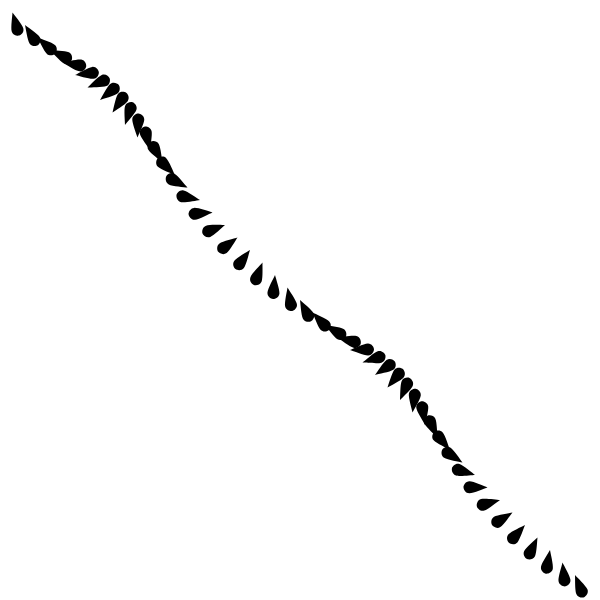
Frame 1 (no input)
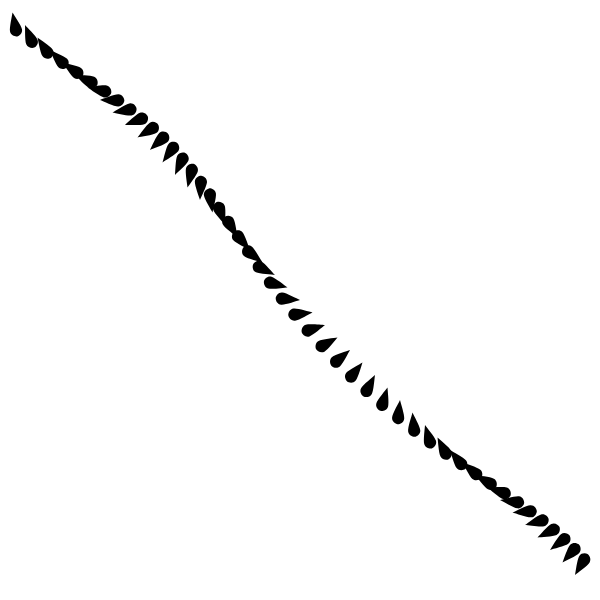
Frame 60 (no input)
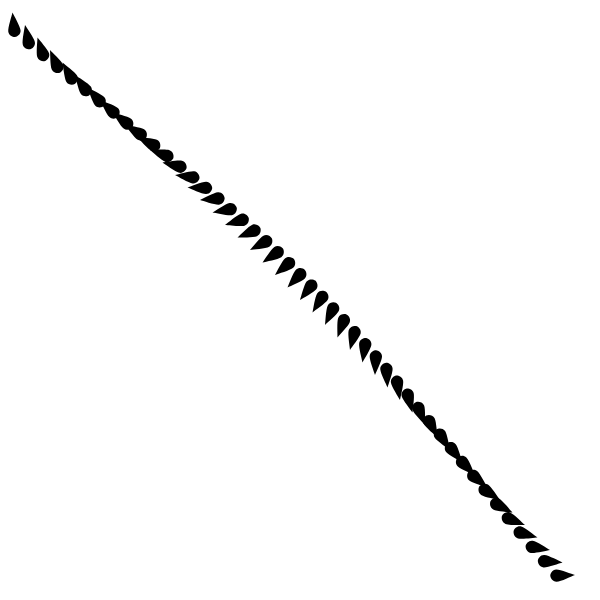
Frame 120 (the mouse pressed at the canvas centre since frame 60)

The p5.js sketch that drew these frames (run headless with seeded random() and noise() and a simulated clock; from frame 60 on, the mouse is pressed at the canvas centre):

// p5.js sketch
// ── sketch.js
let num = 48;
let base = 6;

function setup() {
  createCanvas(600, 600);
  noStroke();
  fill(0);
}

function draw() {
  background(255);
  base += 0.0015;
  for (let i = 1; i < num-1; i++) {
    push();
    translate(i*width/num, i*height/num);
    rotate(i*base);
    leaf(base);
    pop();
  }
}

function leaf(b) {
  beginShape();
  curveVertex(0, 0);
  curveVertex(0, 0);
  curveVertex(-b, b*3);
  curveVertex(0, b*4);
  curveVertex(b, b*3);
  endShape(CLOSE);
}
